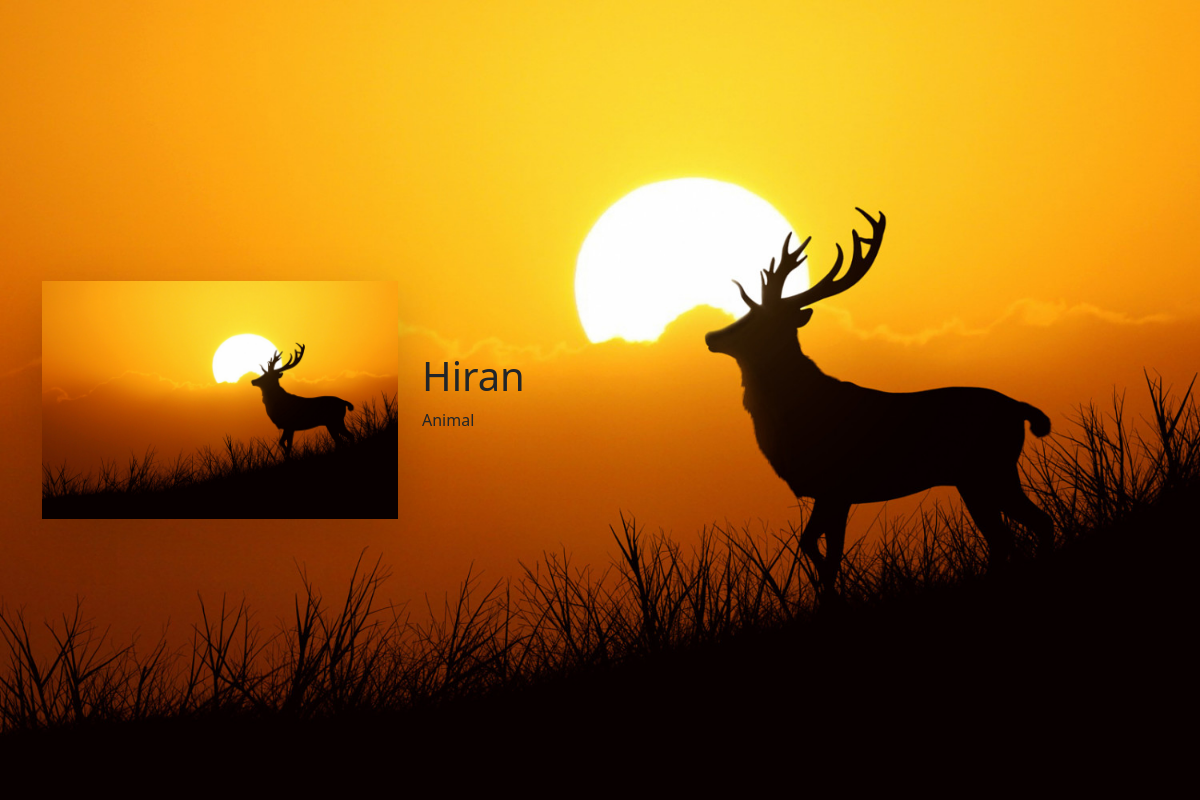
The page /view_image/2/ on the database its author committed.
### gallery/models.py (models this page shows, shortened)
class Image(models.Model):
    image = models.ImageField(upload_to='images/')
    title = models.CharField(max_length=100)
    category = models.ForeignKey(Category, on_delete=models.CASCADE)
    uploaded_at = models.DateTimeField(auto_now_add=True)

class Category(models.Model):
    name = models.CharField(max_length=50)
    def __str__(self):
        return self.name

### gallery/views.py (the view)
# urls.py: path('view_image/<int:image_id>/', view_image, name='view_image'),
def view_image(request, image_id):
    try:
        item = Image.objects.get(id=image_id)   # get the image using the id
        ctx = {
            'img': item,
            'title' : item.title,
        }
        return render(request, 'image_view.html', ctx)
    except:
        return redirect('index')

### templates/image_view.html (shortened to what this page needs)
{% extends 'layout/base.html' %}
{% block content %}
    <div class="container vh-100">
        <div class="row align-items-center justify-content-center h-100">
            <div class="col-md-6 col-lg-4">
                <img src="{{img.image.url}}" class="img-fluid shadow-lg" alt="{{img.title}}">
            </div>
            <div class="col-md-6 col-lg-8">
                <h1>{{img.title}}</h1>
                <p>{{img.category}}</p>
            </div>
        </div>
    </div>
{% endblock content %}

### rows shown on the page
Image: image (picture), title "Hiran", category "Animal"
